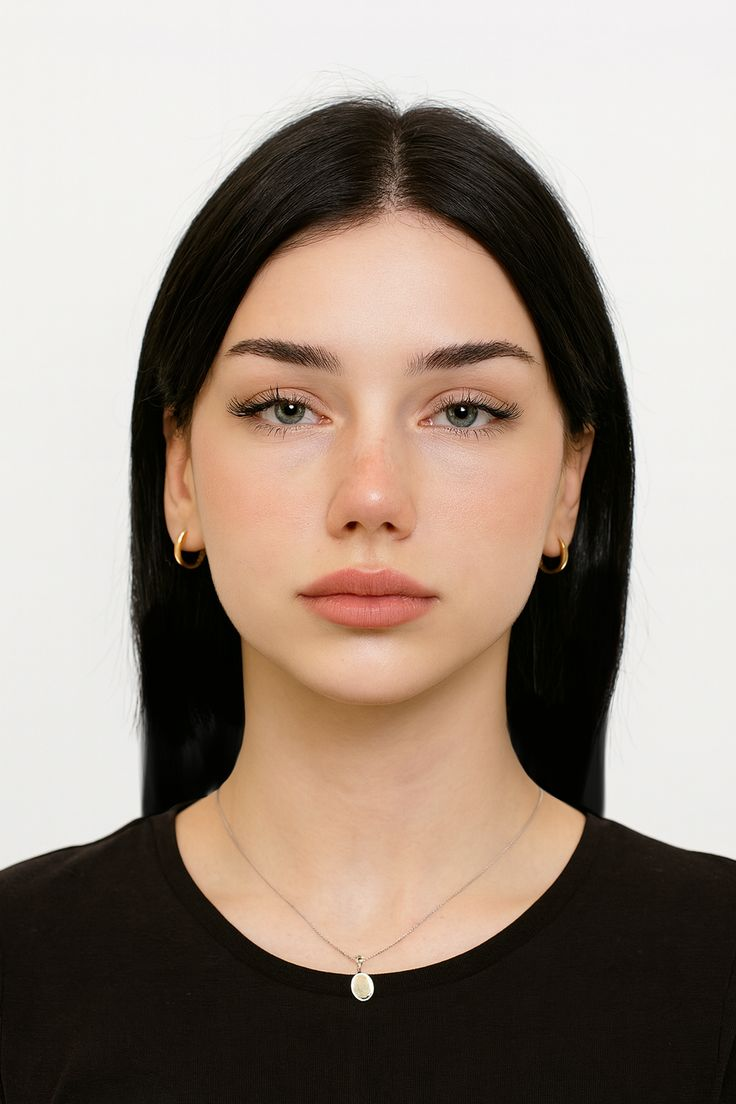
#> input picture test_face.jpg, 736 x 1104 px
$ python test_hair.py   (older library calls are emulated)
#> lines starting #> are read from the running program, lines starting #| are printed output that depends on the picture; after the words box and inside, x2 and y2 are one past the last pixel; in counts of white or black regions, pixels touching at a corner belong together
#> further down, img is the input picture: shape (1104, 736, 3); mean B, G, R 128.6, 140, 155
#| Loaded image: 736x1104 px
### aging.py
"""
aging.py — Classical DSP Aging Module  (v2)
============================================
Improved standalone aging / skin-simulation module for the FaceWarp DSP
project.  Called from Flask /api/aging when method == "classical".

Key improvements over v1
------------------------
* Region-specific wrinkle masks driven by MediaPipe landmarks (or spatial
  priors when landmarks are unavailable):
    forehead, crow's-feet, under-eye, nasolabial folds, mouth corners.
* Multi-scale Difference-of-Gaussians (DoG) replaces single-scale Laplacian.
  DoG captures wrinkle-scale texture without the harsh ring artefacts
  produced by a small-ksize Laplacian on a uniform skin surface.
* Multi-octave fractal / fBm noise adds organic fine-surface roughness where
  input skin is already smooth — no drawn geometric lines, no grid artefacts.
* Soft Gaussian-feathered masks everywhere — no hard mask edges visible.
* Yellow/brown tone shift in CIE L*a*b* (b* +5, a* -3 at max intensity)
  replicates the jaundice-like hue change of aged skin.
* Hair whitening uses a two-tier dark-pixel detector (V<80 strong, V<130 weak)
  with face-ellipse exclusion and a wider spatial zone (up to 42% height),
  giving visible greying without false-positive skin contamination.

Public API
----------
    enhance_wrinkles(image, landmarks=None, intensity)       -> BGR uint8
    apply_aged_skin_tone(image, intensity)                   -> BGR uint8
    whiten_hair_approximation(image, landmarks=None, intensity) -> BGR uint8
    apply_aging_effect(image, landmarks=None, intensity=0.6) -> BGR uint8

Notes
-----
* No geometric drawing (cv2.line / cv2.polylines) is ever applied to the
  output image — landmark and triangle overlays stay in the visualisation
  pipeline only.
* Fully vectorised — no Python pixel loops.
"""

from __future__ import annotations

import cv2
import numpy as np
from typing import Optional


# ─────────────────────────────────────────────────────────────────────────────
# Internal utilities
# ─────────────────────────────────────────────────────────────────────────────

def _odd(n: int, minimum: int = 3) -> int:
    """Round n up to the nearest odd integer (cv2 kernel-size requirement)."""
    n = max(minimum, int(n))
    return n if n % 2 == 1 else n + 1


# [385 lines left out: functions _face_ellipse_mask, _lm, _mean_lm, _soft_circle, _soft_hband, _fractal_noise and 3 more, not called in this run]


# ─────────────────────────────────────────────────────────────────────────────
# 3a.  apply_whitening  — low-level utility: blend hair → gray given a mask
# ─────────────────────────────────────────────────────────────────────────────

def apply_whitening(img: np.ndarray,
                    mask: np.ndarray,
                    intensity: float = 1.0) -> np.ndarray:
    """Blend *img* toward gray-hair using *mask* as per-pixel alpha.

    Parameters
    ----------
    img       : BGR uint8 image.
    mask      : float32 (H, W) in [0, 1] — 1 = full effect, 0 = no change.
    intensity : unused in the blend formula; kept for API compatibility.

    Returns
    -------
    BGR uint8 image — only the masked hair region changes color.
    """
    img_f  = img.astype(np.float32)
    mask   = np.clip(mask, 0.0, 1.0)
    mask_3 = np.repeat(mask[:, :, np.newaxis], 3, axis=2)

    # Build gray-hair target in HSV: desaturate + subtle brightness lift.
    hsv = cv2.cvtColor(img, cv2.COLOR_BGR2HSV).astype(np.float32)
    h_ch, s_ch, v_ch = cv2.split(hsv)
    s_ch = s_ch * 0.4
    v_ch = np.minimum(v_ch + 40.0, 255.0)
    hsv_white = cv2.merge([h_ch, s_ch, v_ch])
    whitened  = cv2.cvtColor(
        np.clip(hsv_white, 0, 255).astype(np.uint8),
        cv2.COLOR_HSV2BGR,
    ).astype(np.float32)

    # Alpha scales with intensity so the caller controls blend strength.
    alpha  = mask_3 * float(intensity) * 0.45
    result = img_f * (1.0 - alpha) + whitened * alpha
    return np.clip(result, 0, 255).astype(np.uint8)


# ─────────────────────────────────────────────────────────────────────────────
# 3b.  whiten_hair_approximation
# ─────────────────────────────────────────────────────────────────────────────

def whiten_hair_approximation(image: np.ndarray,
                              landmarks=None,
                              intensity: float = 0.5,
                              _debug: bool = False) -> np.ndarray:
    """
    Hair greying that works for dark, light, AND colored hair.

    Detection strategy
    ──────────────────
    Primary: spatial zone (upper 60%) + skin exclusion.
             Everything in the zone that is NOT skin is treated as potential
             hair.  Texture / darkness signals then BOOST the mask weight but
             do not gate it — so uniform-colored fills (and real light/blonde
             hair with low texture) are still detected.

    Signals that boost confidence (0..1, combined via soft-OR):
      • Texture  — |Laplacian| catches hair strands (dark AND light).
      • Darkness — V < 180 catches black / brown hair.
      • Gray     — low-S + high-V catches already-gray / blonde hair.

    HSV modification (applied only where hair_mask > 0)
    ────────────────────────────────────────────────────
      S  : adaptive desaturation — base 65%, +20% for vivid colored hair.
      V  : ONLY lifted (never lowered).  Target = 175 for dark hair, unchanged
           for hair that is already brighter than 175.

    Debug
    ─────
    _debug=True → print pixel counts + save debug_mask.jpg.
    """
#> called with intensity = 1, _debug = True
    intensity = float(np.clip(intensity, 0.0, 1.0))
    if intensity < 0.01:
        return image.copy()

    h, w = image.shape[:2]
    total_px = h * w

    # ── Step 1: spatial zone (upper 60%, 30% fade ramp) ─────────────────────
    hair_zone_frac = 0.60
    if landmarks is not None and len(landmarks) >= 468:
        top_lm = _lm(landmarks, 10)
        if top_lm is not None:
            hair_zone_frac = float(np.clip(float(top_lm[1]) / h + 0.20, 0.45, 0.70))

    zone_rows  = max(1, int(h * hair_zone_frac))
    hair_zone  = np.zeros((h, w), dtype=np.float32)
    hair_zone[:zone_rows, :] = 1.0
    fade_rows  = max(12, int(zone_rows * 0.30))
    fade_start = max(0, zone_rows - fade_rows)
    hair_zone[fade_start:zone_rows, :] = np.linspace(
        1.0, 0.0, zone_rows - fade_start, dtype=np.float32
    )[:, np.newaxis]

    # ── Step 2: HSV channels ─────────────────────────────────────────────────
    hsv = cv2.cvtColor(image, cv2.COLOR_BGR2HSV).astype(np.float32)
    V   = hsv[:, :, 2]
    S   = hsv[:, :, 1]
    H   = hsv[:, :, 0]

    # ── Step 3: confidence-boosting signals ──────────────────────────────────
    # 3a. Texture via Laplacian (works for any color hair)
    gray       = cv2.cvtColor(image, cv2.COLOR_BGR2GRAY).astype(np.float32)
    k_pre      = _odd(max(3, min(h, w) // 80))
    gray_sm    = cv2.GaussianBlur(gray, (k_pre, k_pre), 0)
    lap        = cv2.Laplacian(gray_sm, cv2.CV_32F, ksize=3)
    tex_abs    = np.abs(lap)
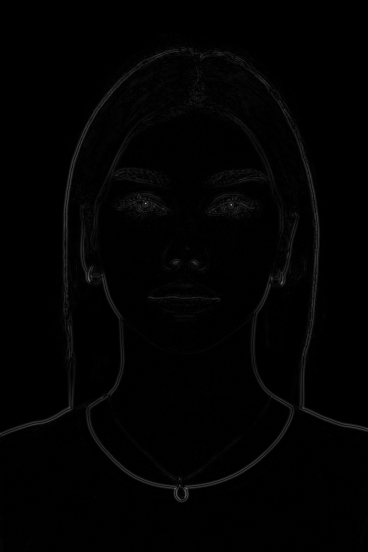
#> tex_abs: shape (1104, 736) float32 (shown at 1/2 size); min 0, max 171.6, mean 2.4
    tex_p98    = float(np.percentile(tex_abs, 98)) + 1e-6
#> tex_p98 = 27.07
    tex_norm   = np.clip(tex_abs / tex_p98, 0.0, 1.0)
    # Ramp 0.15→0.35.  Texture is a MULTIPLIER, not an independent signal, so
    # this threshold only needs to separate hair strands from smooth surfaces.
    texture_sig = np.clip((tex_norm - 0.15) / 0.20, 0.0, 1.0)

    # 3b. Dark-hair signal: V < 180  (black / brown hair)
    dark_sig = np.clip(1.0 - np.clip((V - 140.0) / 40.0, 0.0, 1.0), 0.0, 1.0)

    # 3c. Already-gray / blonde: low S, V in 80-185.
    # V ceiling at 185 explicitly excludes bright walls (V ≥ 185 → gray_sig → 0).
    gray_hair_s = np.clip(1.0 - np.clip((S - 15.0) / 20.0, 0.0, 1.0), 0.0, 1.0)
    gray_hair_v = (np.clip((V - 80.0)  / 60.0, 0.0, 1.0)    # rise  V ∈ 80-140
                   * np.clip((185.0 - V) / 15.0, 0.0, 1.0))  # fall  V ∈ 170-185 → 0
    gray_sig     = gray_hair_s * gray_hair_v

    # Combine: color signals (dark + gray) form the BASE; texture BOOSTS the base
    # but CANNOT fire on its own.  This prevents a textured wall from registering
    # as hair even when V / S values are near-background range.
    base       = np.clip(dark_sig * 0.60 + gray_sig * 0.50, 0.0, 1.0)
    confidence = np.clip(base * (1.0 + texture_sig * 0.80), 0.0, 1.0)
    boost      = confidence

    if _debug:
        print(f"[hair] confidence>0.3: {int(np.sum(confidence>0.3))} ({100*np.sum(confidence>0.3)/total_px:.1f}%)")
#| [hair] confidence>0.3: 300524 (37.0%)

    # ── Step 4: face-center ellipse (computed first — used in skin exclusion) ─
    # Center (w/2, h*0.62), semi-axes (w*0.32, h*0.30) → top at h*0.32
    face_oval = np.zeros((h, w), dtype=np.float32)
    cv2.ellipse(
        face_oval,
        (w // 2, int(h * 0.62)),
        (max(1, int(w * 0.32)), max(1, int(h * 0.30))),
        0, 0, 360, 1.0, -1, lineType=cv2.LINE_AA,
    )
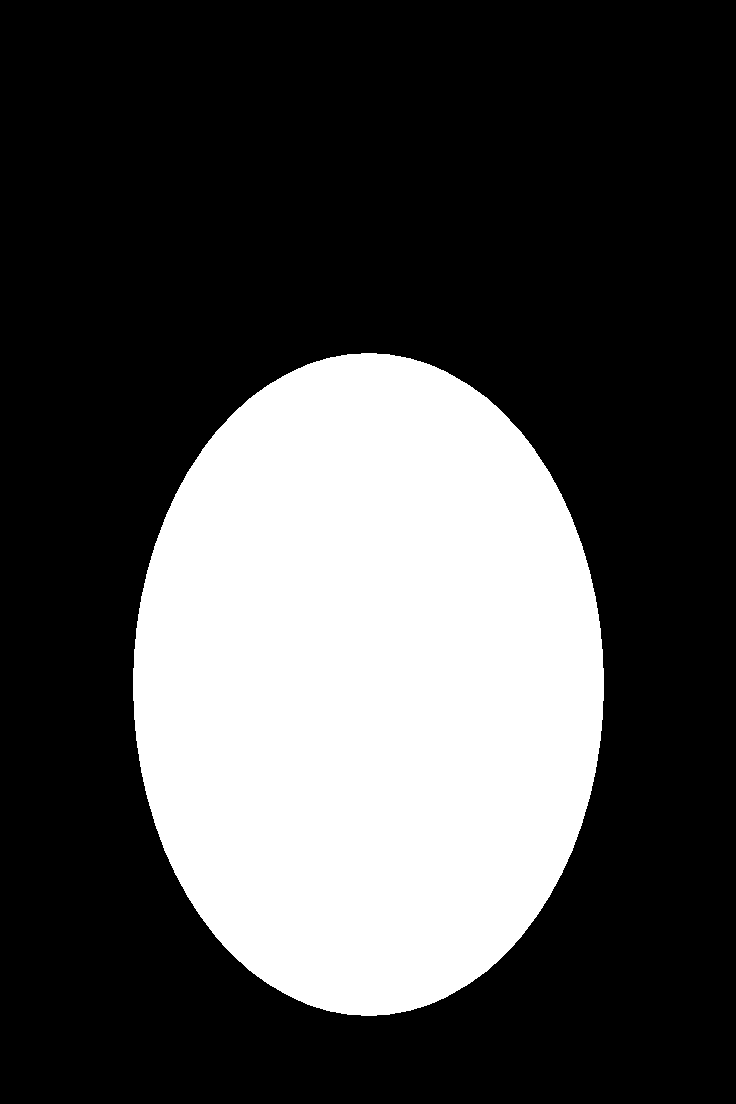
#> face_oval: shape (1104, 736) float32; values 0 (black) and 1 (white), 30.1% white; 1 white region, box (x1, y1, x2, y2) and area: (133, 353, 604, 1016) 244977
    k_fo = _odd(max(11, min(h, w) // 12))
    face_oval_soft = cv2.GaussianBlur(face_oval, (k_fo, k_fo), k_fo * 0.40) * 0.65
    face_weight = np.clip(1.0 - face_oval_soft, 0.0, 1.0)

    # ── Step 5: position-aware skin exclusion ────────────────────────────────
    # In the hair zone OUTSIDE the face oval, warm pixels are more likely
    # auburn/red hair than skin → reduce exclusion strength by up to 55%.
    # Inside the face oval → full exclusion (prevents forehead/cheek leakage).
    skin_hue  = np.clip(1.0 - np.abs(H - 13.0) / 15.0, 0.0, 1.0)
    skin_sat  = np.clip((S - 20.0) / 50.0, 0.0, 1.0)
    skin_val  = np.clip((V - 40.0) / 60.0, 0.0, 1.0)
    skin_prob = skin_hue * skin_sat * skin_val
    k_sk = _odd(max(7, min(h, w) // 18))
    skin_prob = cv2.GaussianBlur(skin_prob, (k_sk, k_sk), k_sk * 0.40)

    hair_outside_face = hair_zone * np.clip(1.0 - face_oval_soft, 0.0, 1.0)
    skin_excl_str = np.clip(1.10 - hair_outside_face * 0.60, 0.55, 1.10)
    non_skin = np.clip(1.0 - skin_prob * skin_excl_str, 0.0, 1.0)

    # ── Combine ───────────────────────────────────────────────────────────────
    raw_mask = np.clip(boost * hair_zone * non_skin * face_weight, 0.0, 1.0)

    if _debug:
        print(f"[hair] raw_mask>0.1: {int(np.sum(raw_mask>0.1))} ({100*np.sum(raw_mask>0.1)/total_px:.1f}%)")
#| [hair] raw_mask>0.1: 97231 (12.0%)

    # Auto-relax: if fewer than 0.5% of pixels survive all gates, relax only
    # the pixel signals (lower thresholds) — do NOT fall back to a rectangular
    # spatial-only mask, which would create a visible gray rectangle artifact.
    if np.sum(raw_mask > 0.1) < total_px * 0.005:
        # Re-compute with relaxed thresholds, keeping texture as multiplier only.
        dark_sig2  = np.clip(1.0 - np.clip((V - 160.0) / 40.0, 0.0, 1.0), 0.0, 1.0)
        gray_sig2  = np.clip(1.0 - np.clip((S - 60.0)  / 40.0, 0.0, 1.0), 0.0, 1.0) * gray_hair_v
        base2      = np.clip(dark_sig2 * 0.60 + gray_sig2 * 0.50, 0.0, 1.0)
        conf2      = np.clip(base2 * (1.0 + texture_sig * 0.80), 0.0, 1.0)
        raw_mask   = np.clip(conf2 * hair_zone * non_skin * face_weight, 0.0, 1.0)
        if _debug:
            print(f"[hair] AUTO-RELAX applied. raw_mask>0.1 now: {int(np.sum(raw_mask>0.1))}")

    # ── Step 6: morphological fill + dilation ────────────────────────────────
    mask_u8 = np.clip(raw_mask * 255.0, 0, 255).astype(np.uint8)
    k_close = max(9, min(h, w) // 22)
    kernel  = cv2.getStructuringElement(cv2.MORPH_ELLIPSE, (k_close, k_close))
    mask_u8 = cv2.morphologyEx(mask_u8, cv2.MORPH_CLOSE, kernel, iterations=2)
    k_dil   = max(5, min(h, w) // 28)
    dil_k   = cv2.getStructuringElement(cv2.MORPH_ELLIPSE, (k_dil, k_dil))
    # No dilation — keep the mask tight to the detected hair region.
    hair_mask = mask_u8.astype(np.float32) / 255.0

    # ── Step 7: large Gaussian feather (≥31 px) ──────────────────────────────
    blur_k    = _odd(max(21, min(h, w) // 22))
    hair_mask = cv2.GaussianBlur(hair_mask, (blur_k, blur_k), blur_k * 0.45)
    hair_mask = np.clip(hair_mask, 0.0, 1.0)

    if _debug:
        print(f"[hair] hair_mask>0.1: {int(np.sum(hair_mask>0.1))}")
#| [hair] hair_mask>0.1: 134987
        try:
            import os
            dbg = os.path.join(os.path.dirname(os.path.abspath(__file__)), "debug_mask.jpg")
            cv2.imwrite(dbg, (hair_mask * 255).astype(np.uint8))
            print(f"[hair] mask saved: {dbg}")
        except Exception as _e:
            print(f"[hair] mask save failed: {_e}")

    # ── Steps 8-9: HSV modification + alpha blend via apply_whitening ─────────
    # apply_whitening desaturates S × 0.4 and lifts V + 80 in HSV space, then
    # blends using hair_mask * intensity as the per-pixel alpha.
    return apply_whitening(image, hair_mask, intensity=intensity)
#> in apply_whitening, `hsv_white = cv2.merge([h_ch, s_ch, v_ch])`:
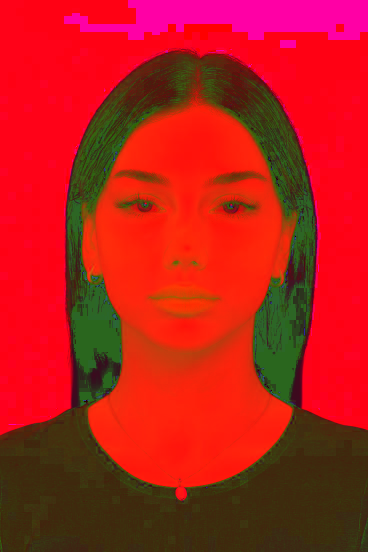
#> hsv_white: shape (1104, 736, 3) float32 (shown at 1/2 size); mean B, G, R 24.6, 30.5, 185.1
#> in apply_whitening, `whitened  = cv2.cvtColor( np.clip(hsv_white, 0, 255).astype(np.uint8),..`:
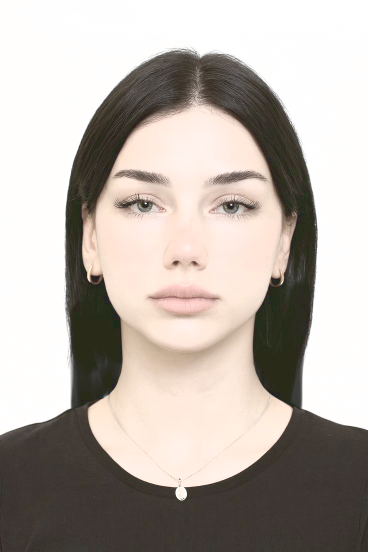
#> whitened: shape (1104, 736, 3) float32 (shown at 1/2 size); mean B, G, R 169.2, 176.3, 185
#> in apply_whitening, `alpha  = mask_3 * float(intensity) * 0.45`:
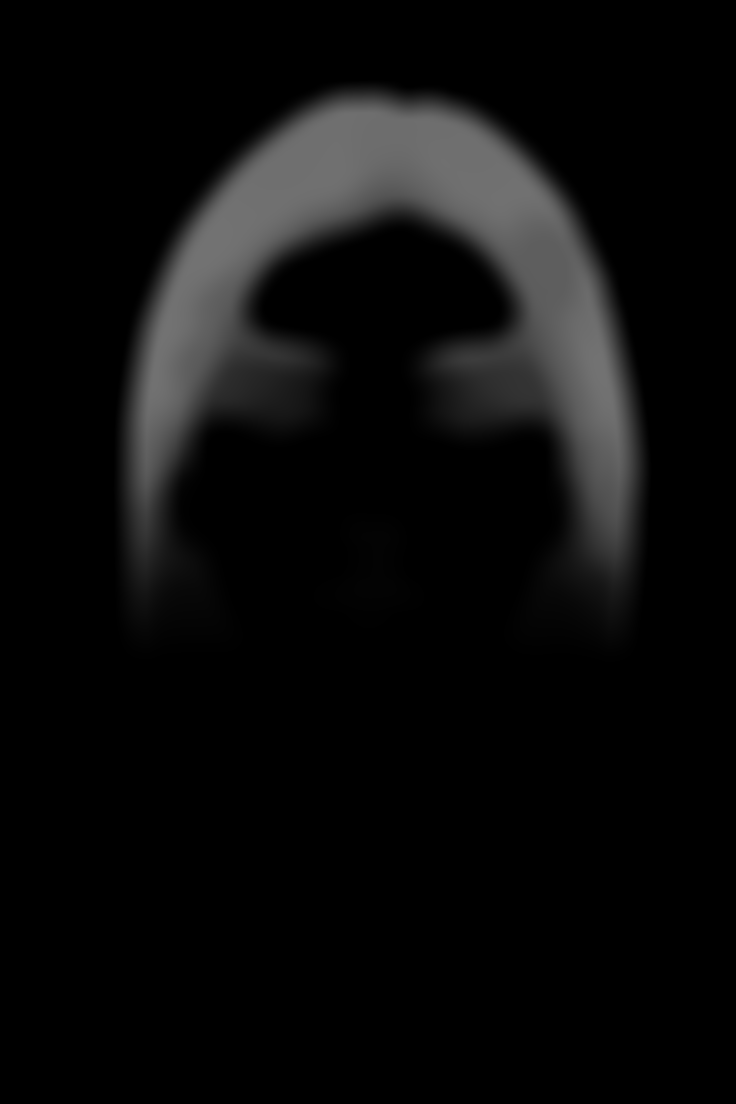
#> alpha: shape (1104, 736, 3) float32; min 0, max 0.448, mean 0.0464


# ─────────────────────────────────────────────────────────────────────────────
# 4.  apply_aging_effect  — main entry point
# ─────────────────────────────────────────────────────────────────────────────

# [42 lines left out: function apply_aging_effect, not called in this run]

### test_hair.py
"""
Standalone test for whiten_hair_approximation.

Usage:
    python test_hair.py

Expects test_face.jpg in the project folder.
Writes hair_test_result.jpg and debug_mask.jpg next to it.
"""

import sys
import os

import cv2
import numpy as np

sys.path.insert(0, os.path.dirname(__file__))
from aging import whiten_hair_approximation

INPUT_PATH  = os.path.join(os.path.dirname(__file__), "test_face.jpg")
OUTPUT_PATH = os.path.join(os.path.dirname(__file__), "hair_test_result.jpg")

if not os.path.isfile(INPUT_PATH):
    print(f"ERROR: test_face.jpg not found at {INPUT_PATH}")
    print("Please place a portrait photo named test_face.jpg in the project folder and re-run.")
    sys.exit(1)

img = cv2.imread(INPUT_PATH)
if img is None:
    print(f"ERROR: Could not read {INPUT_PATH} (unsupported format or corrupted file).")
    sys.exit(1)

print(f"Loaded image: {img.shape[1]}x{img.shape[0]} px")

# Force intensity=1.0 and enable debug output + mask save
out = whiten_hair_approximation(img, intensity=1.0, _debug=True)

diff = float(np.abs(out.astype(np.int32) - img.astype(np.int32)).mean())
#> diff = 1.8
print(f"Mean absolute pixel difference (before vs after): {diff:.2f}")
#| Mean absolute pixel difference (before vs after): 1.80
if diff < 2.0:
    print("WARNING: Difference is very small — hair whitening may not have applied.")
else:
    print("OK: Visible change detected.")

cv2.imwrite(OUTPUT_PATH, out)
print(f"Result saved to: {OUTPUT_PATH}")
print(f"Debug mask saved to: debug_mask.jpg  (white=hair region, black=excluded)")
